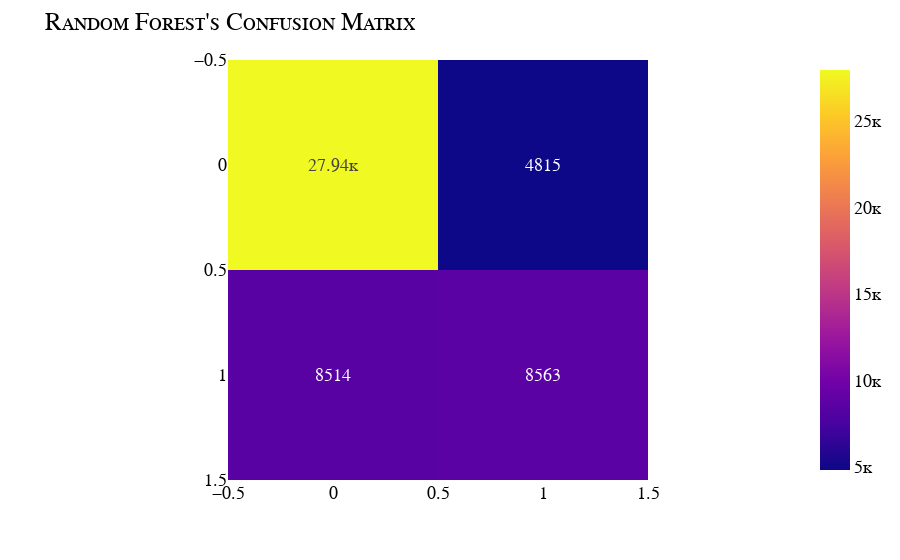

The notebook cell this image was saved under:
### Code cell
preds = rf.predict(X_test)
accuracy = rf.score(X_test, y_test)

print(f"Accuracy: {accuracy*100:.2f}")
print("\nClassification report")
print(classification_report(y_test, preds))

cm = confusion_matrix(y_test, preds)
fig = px.imshow(cm, text_auto=True).update_layout(title={"text": "Random Forest's Confusion Matrix"}, font=my_font).show()

### Figure 1 — Plotly figure (JSON) as saved in the notebook; plotly's stock layout.template omitted (floating-point values rounded to 4 significant figures)
{"data": [{"coloraxis": "coloraxis", "hovertemplate": "x: %{x}<br>y: %{y}<br>color: %{z}<extra></extra>", "name": "0", "texttemplate": "%{z}", "type": "heatmap", "xaxis": "x", "yaxis": "y", "z": [[27940, 4815], [8514, 8563]]}], "layout": {"coloraxis": {"colorscale": [[0, "#0d0887"], [0.1111, "#46039f"], [0.2222, "#7201a8"], [0.3333, "#9c179e"], [0.4444, "#bd3786"], [0.5556, "#d8576b"], [0.6667, "#ed7953"], [0.7778, "#fb9f3a"], [0.8889, "#fdca26"], [1, "#f0f921"]]}, "font": {"color": "Black", "family": "Courier New, monospace", "size": 18, "variant": "small-caps"}, "margin": {"t": 60}, "title": {"text": "Random Forest's Confusion Matrix"}, "xaxis": {"anchor": "y", "constrain": "domain", "domain": [0, 1], "scaleanchor": "y"}, "yaxis": {"anchor": "x", "autorange": "reversed", "constrain": "domain", "domain": [0, 1]}}}
